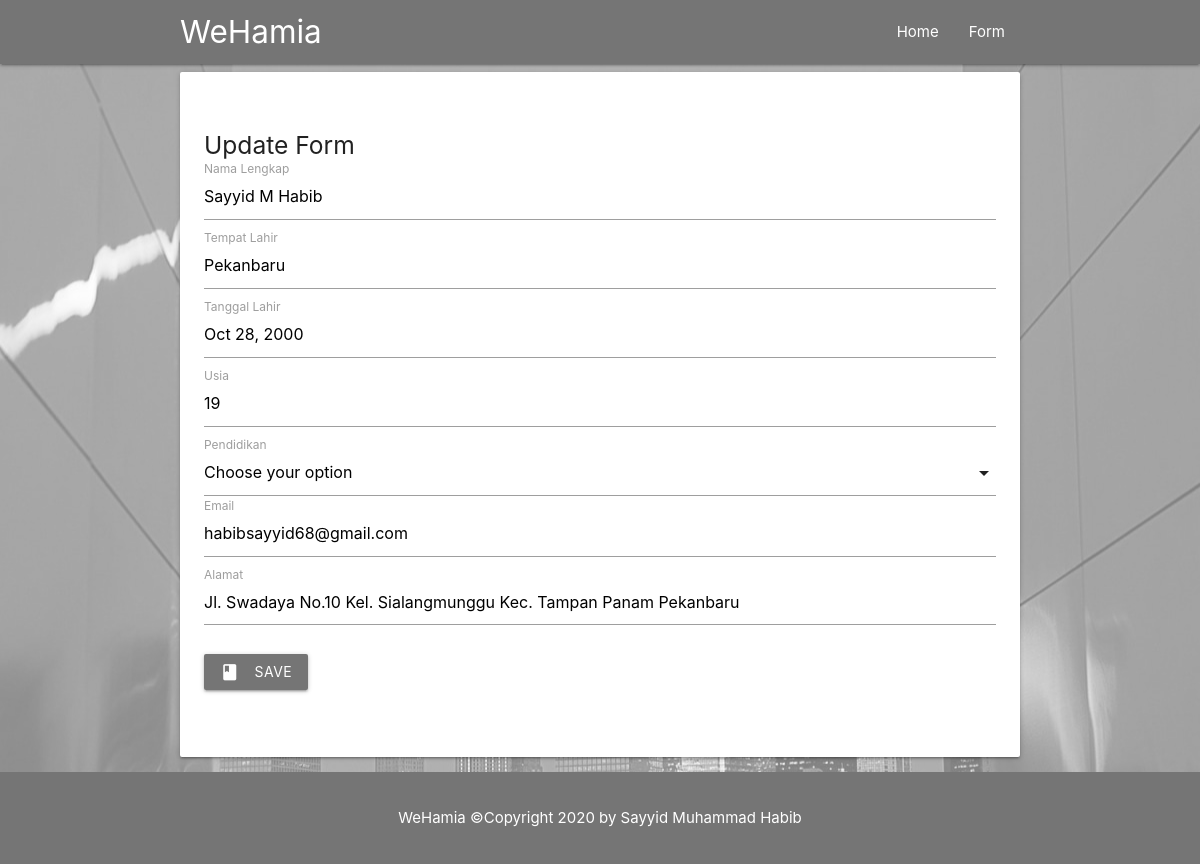
The page /crud/form-update.php?id=12 (signed in) on the database its author committed.
### tables this page shows
CREATE TABLE `person` (
  `id` int(11) NOT NULL AUTO_INCREMENT,
  `name` varchar(50) NOT NULL,
  `tempat_lahir` varchar(50) NOT NULL,
  `tanggal_lahir` varchar(50) NOT NULL,
  `usia` varchar(5) NOT NULL,
  `pendidikan` varchar(50) NOT NULL,
  `email` varchar(50) NOT NULL,
  `alamat` text NOT NULL,
  PRIMARY KEY (`id`)
);

### crud/form-update.php (the view, shortened to what this page needs)
<?php
include "database.php";
$query = "SELECT *FROM person WHERE id = '$_GET[id]'";
$data = $con -> prepare($query);
$data -> execute();
$person = $data -> fetch(PDO :: FETCH_OBJ);
?>
<!DOCTYPE html>
  <html>
    <head>
      <link type="text/css" rel="stylesheet" href="css/materialize.min.css"  media="screen,projection"/>
      <link rel="stylesheet" type="text/css" href="css/style.css">
    </head>
    <body>
    <div class="navbar-fixed">
        <nav class="#757575 grey darken-1">
          <div class="container">
            <div class="nav-wrapper">
              <a href="index.php" class="brand-logo">WeHamia</a>
              <ul class="right hide-on-med-and-down">
                <li><a href="index.php" class="active">Home</a></li>
                <li><a href="form.php" class="active">Form</a></li>
              </ul>
            </div>
          </div>
        </nav>
      </div>
        <div class="parallax-container">
          <div class="parallax"><img src="img/jonatha.jpg"></div>
            <div class="container">
              <div class="card-panel">
                    <form method="POST" action="update.php">
                            <h5>Update Form</h5>
                            <div class="input-field">
                            <input type="text" name="name" id="name" required class="validate" value="<?php echo $person -> name ?>">
                            <label for="name"">Nama Lengkap</label>
                            </div>
                            <div class="input-field">
                            <input type="text" name="tempat_lahir" id="tempat_lahir" required class="validate" value="<?php echo $person -> tempat_lahir ?>">
                            <label for="tempat_lahir">Tempat Lahir</label>
                            </div>
                            <div class="input-field">
                            <input type="text" class="datepicker" name="tanggal_lahir" id="tanggal_lahir" required class="validate" value="<?php echo $person -> tanggal_lahir ?>">
                            <label for="tanggal_lahir">Tanggal Lahir</label>
                            </div>
                            <div class="input-field">
                            <input type="text" name="usia" id="usia" required class="validate" value="<?php echo $person -> usia ?>">
                            <label for="usia">Usia</label>
                            </div>
                            <div class="input-field">
                              <label for="pendidikan">Pendidikan</label>
                            </div>
                            <div class="input-field">
                            <input type="text" name="email" id="email" required class="validate" value="<?php echo $person -> email ?>">
                            <label for="email">Email</label>
                            </div>
                            <div class="input-field">
                            <textarea name="alamat" id="alamat" class="materialize-textarea"><?php echo $person -> alamat ?></textarea>
                            <label for="alamat">Alamat</label>
                            </div>
                            <button type="submit" class="btn grey darken-1"><i class="material-icons left">book</i>Save</button>
                    </form>
                  <br>
              </div>
            </div>
        </div>
      <footer class="grey darken-1 center white-text">
        <p>
            WeHamia &copy;Copyright 2020 by <a href="https://instagram.com/sayyidmhabib/" class="active white-text">Sayyid Muhammad Habib</a>
        </p>
      </footer>
    </body>
  </html>

### crud/css/style.css (style rules this page uses)
.parallax-container { height: 50%; }
section, form, footer { padding: 20px 0; }

### rows shown on the page
person: name "Sayyid M Habib", tempat_lahir "Pekanbaru", tanggal_lahir "Oct 28, 2000", usia "19", email "habibsayyid68@gmail.com", alamat "Jl. Swadaya No.10 Kel. Sialangmunggu Kec. Tampan Panam Pekanbaru"
